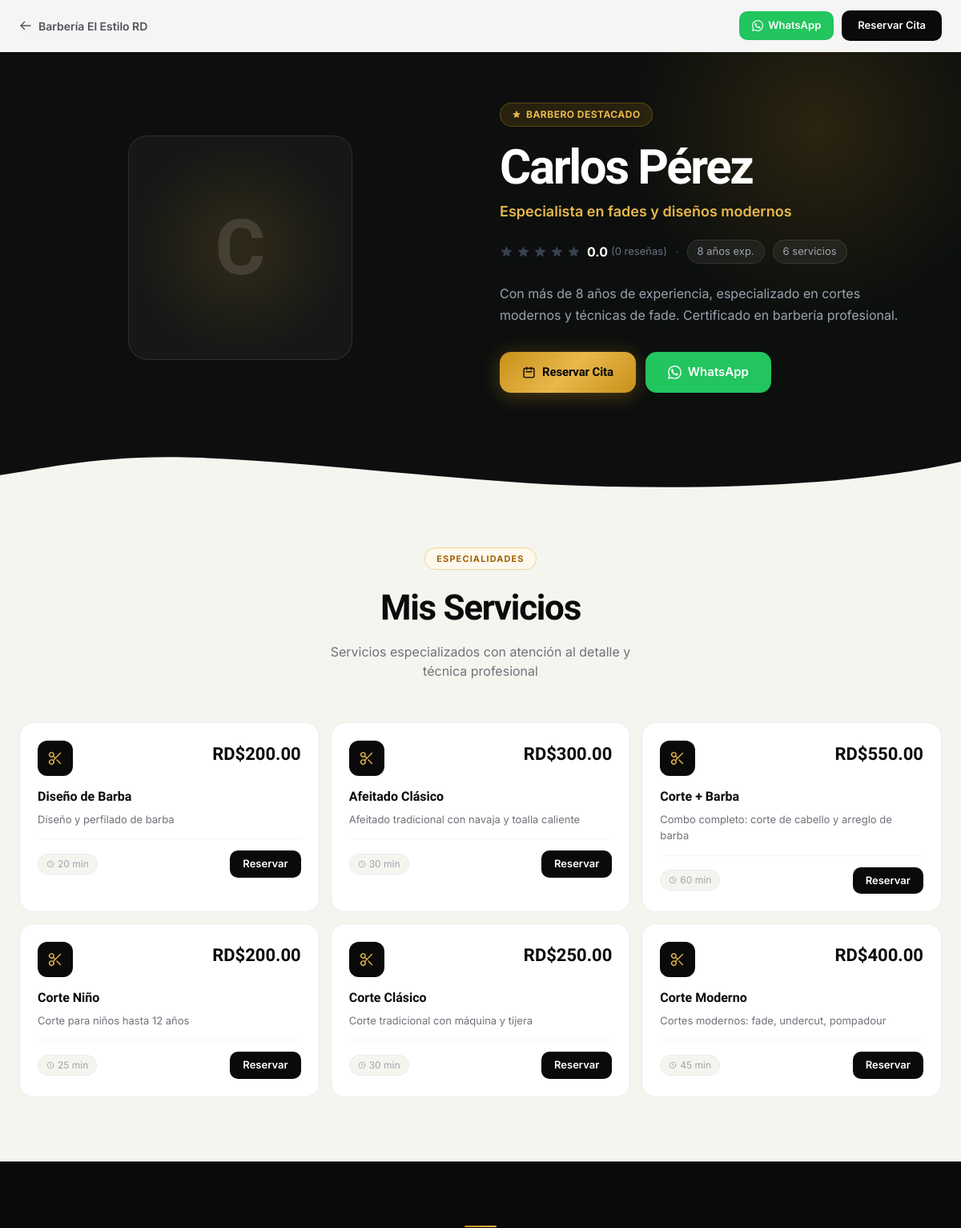
The app's page /public/estilo-rd/carlos-perez (upper part), older data.
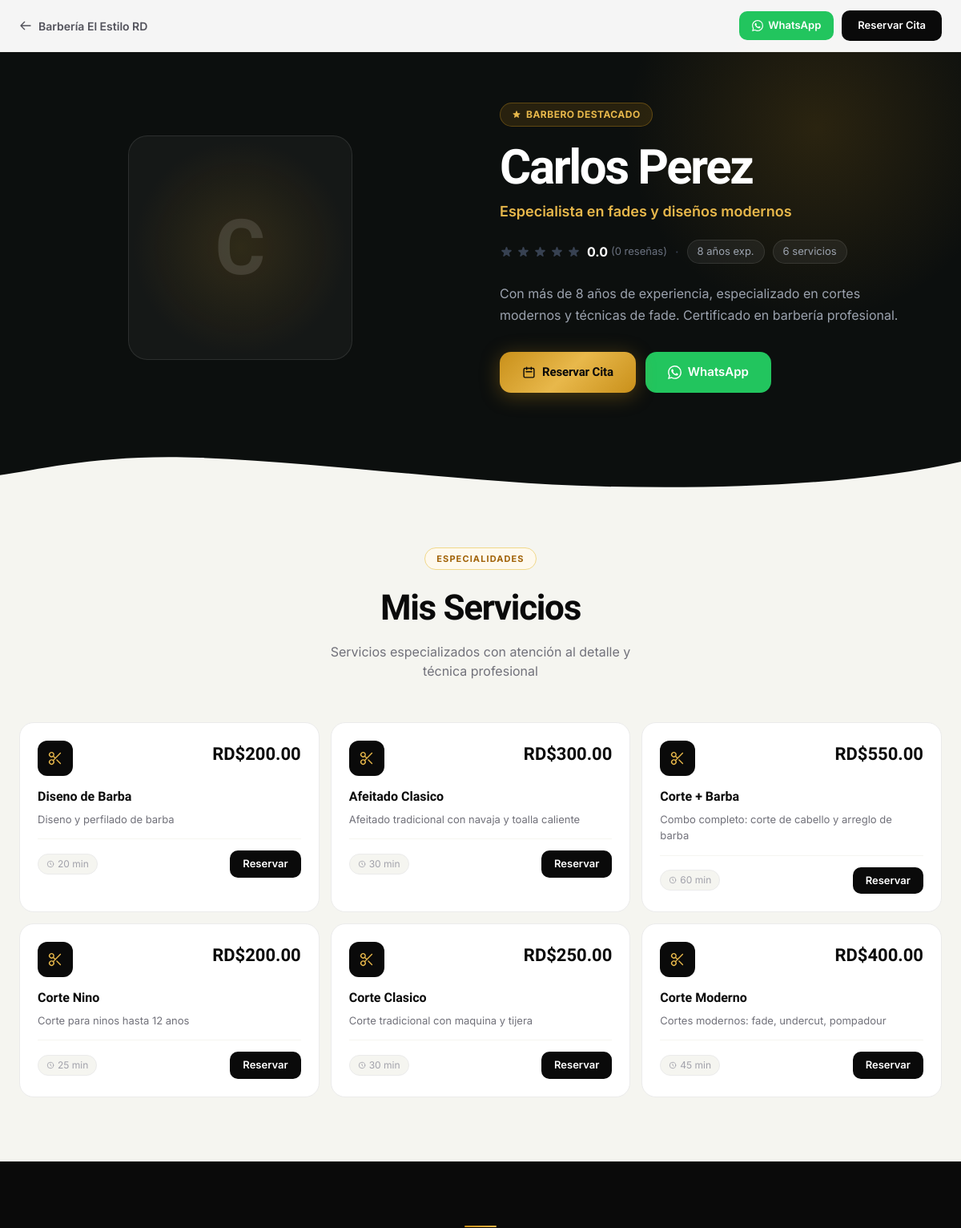
The same page, newer data.
### tables this page shows
CREATE TABLE barbers (
    id INT AUTO_INCREMENT PRIMARY KEY,
    barbershop_id INT NOT NULL,
    user_id INT NOT NULL,
    slug VARCHAR(255) NOT NULL,
    specialty TEXT,
    bio TEXT,
    experience_years INT,
    photo VARCHAR(255),
    commission_rate DECIMAL(5, 2) DEFAULT 50.00,
    rating DECIMAL(3, 2) DEFAULT 5.00,
    total_reviews INT DEFAULT 0,
    is_featured BOOLEAN DEFAULT FALSE,
    status ENUM('active', 'inactive', 'vacation') DEFAULT 'active',
    created_at TIMESTAMP DEFAULT CURRENT_TIMESTAMP,
    updated_at TIMESTAMP DEFAULT CURRENT_TIMESTAMP ON UPDATE CURRENT_TIMESTAMP,
    FOREIGN KEY (barbershop_id) REFERENCES barbershops(id) ON DELETE CASCADE,
    FOREIGN KEY (user_id) REFERENCES users(id) ON DELETE CASCADE,
    UNIQUE KEY unique_barber_shop (barbershop_id, user_id),
    UNIQUE KEY unique_barber_slug (barbershop_id, slug),
    INDEX idx_status (status),
    INDEX idx_rating (rating)
);

CREATE TABLE barbershops (
    id INT AUTO_INCREMENT PRIMARY KEY,
    license_id INT NOT NULL,
    owner_id INT NOT NULL,
    business_name VARCHAR(255) NOT NULL,
    slug VARCHAR(255) UNIQUE NOT NULL,
    description TEXT,
    logo VARCHAR(255),
    cover_image VARCHAR(255),
    phone VARCHAR(20),
    email VARCHAR(255),
    address TEXT,
    city VARCHAR(100),
    province VARCHAR(100),
    country VARCHAR(100) DEFAULT 'República Dominicana',
    latitude DECIMAL(10, 8),
    longitude DECIMAL(11, 8),
    rnc VARCHAR(20),
    website VARCHAR(255),
    facebook VARCHAR(255),
    instagram VARCHAR(255),
    tiktok VARCHAR(255),
    whatsapp VARCHAR(20),
    theme_color VARCHAR(7) DEFAULT '#1e40af',
    allow_online_booking BOOLEAN DEFAULT TRUE,
    advance_booking_days INT DEFAULT 30,
    cancellation_hours INT DEFAULT 24,
    status ENUM('active', 'inactive', 'suspended') DEFAULT 'active',
    created_at TIMESTAMP DEFAULT CURRENT_TIMESTAMP,
    updated_at TIMESTAMP DEFAULT CURRENT_TIMESTAMP ON UPDATE CURRENT_TIMESTAMP,
    FOREIGN KEY (license_id) REFERENCES licenses(id) ON DELETE RESTRICT,
    FOREIGN KEY (owner_id) REFERENCES users(id) ON DELETE RESTRICT,
    INDEX idx_slug (slug),
    INDEX idx_status (status),
    INDEX idx_city (city)
);

CREATE TABLE users (
    id INT AUTO_INCREMENT PRIMARY KEY,
    email VARCHAR(255) UNIQUE NOT NULL,
    password VARCHAR(255) NOT NULL,
    full_name VARCHAR(255) NOT NULL,
    phone VARCHAR(20),
    role ENUM('superadmin', 'owner', 'barber', 'client') NOT NULL,
    status ENUM('active', 'inactive', 'suspended') DEFAULT 'active',
    avatar VARCHAR(255),
    created_at TIMESTAMP DEFAULT CURRENT_TIMESTAMP,
    updated_at TIMESTAMP DEFAULT CURRENT_TIMESTAMP ON UPDATE CURRENT_TIMESTAMP,
    last_login TIMESTAMP NULL,
    INDEX idx_email (email),
    INDEX idx_role (role),
    INDEX idx_status (status)
);

CREATE TABLE services (
    id INT AUTO_INCREMENT PRIMARY KEY,
    barbershop_id INT NOT NULL,
    name VARCHAR(255) NOT NULL,
    description TEXT,
    duration INT NOT NULL COMMENT 'Duración en minutos',
    price DECIMAL(10, 2) NOT NULL,
    image VARCHAR(255),
    category VARCHAR(100),
    is_active BOOLEAN DEFAULT TRUE,
    display_order INT DEFAULT 0,
    created_at TIMESTAMP DEFAULT CURRENT_TIMESTAMP,
    updated_at TIMESTAMP DEFAULT CURRENT_TIMESTAMP ON UPDATE CURRENT_TIMESTAMP,
    FOREIGN KEY (barbershop_id) REFERENCES barbershops(id) ON DELETE CASCADE,
    INDEX idx_barbershop (barbershop_id),
    INDEX idx_active (is_active)
);

### core/Helpers.php (called while the page is built, shortened)
<?php
function input($key, $default = null) {
    if (isset($_GET[$key])) {
        return sanitize($_GET[$key]);
    }
    return $default;
}
function sanitize($data) {
    return htmlspecialchars(trim($data), ENT_QUOTES, 'UTF-8');
}
function e($string) {
    return htmlspecialchars($string, ENT_QUOTES, 'UTF-8');
}
function formatPrice($amount) {
    return 'RD$' . number_format($amount, 2, '.', ',');
}

### core/Database.php (called while the page is built, shortened)
<?php
class Database {
    private static $instance = null;
    private $connection;
    private function __construct() {
        try {
            $dsn = "mysql:host=" . DB_HOST . ";dbname=" . DB_NAME . ";charset=" . DB_CHARSET;
            $options = [
                PDO::ATTR_ERRMODE => PDO::ERRMODE_EXCEPTION,
                PDO::ATTR_DEFAULT_FETCH_MODE => PDO::FETCH_ASSOC,
                PDO::ATTR_EMULATE_PREPARES => false,
            ];
            $this->connection = new PDO($dsn, DB_USER, DB_PASS, $options);
        } catch (PDOException $e) {
            if (ENVIRONMENT === 'development') {
                die("Error de conexión: " . $e->getMessage());
            } else {
                die("Error de conexión a la base de datos");
            }
        }
    }
    public static function getInstance() {
        if (self::$instance === null) {
            self::$instance = new self();
        }
        return self::$instance;
    }
    public function query($sql, $params = []) {
        try {
            $stmt = $this->connection->prepare($sql);
            $stmt->execute($params);
            return $stmt;
        } catch (PDOException $e) {
            error_log("Database Query Error: " . $e->getMessage());
            throw $e;
        }
    }
    public function fetch($sql, $params = []) {
        return $this->query($sql, $params)->fetch();
    }
    public function fetchAll($sql, $params = []) {
        return $this->query($sql, $params)->fetchAll();
    }
}

### public/barber.php (the view, shortened to what the rows shown need)
<?php
require_once __DIR__ . '/../config/config.php';
require_once BASE_PATH . '/core/Database.php';
require_once BASE_PATH . '/core/Helpers.php';
$db = Database::getInstance();
$shopSlug  = input('shop');
$barberSlug = input('barber');
$barber = $db->fetch("
    SELECT b.*, bb.business_name, bb.slug as barbershop_slug, bb.theme_color, bb.logo,
           bb.phone as barbershop_phone, u.full_name, u.phone as barber_phone, u.email,
           COALESCE(AVG(r.rating), 0) as avg_rating, COUNT(DISTINCT r.id) as total_reviews
    FROM barbers b
    JOIN barbershops bb ON b.barbershop_id = bb.id
    JOIN users u ON b.user_id = u.id
    LEFT JOIN reviews r ON b.id = r.barber_id AND r.is_visible = TRUE
    WHERE b.slug = ? AND bb.slug = ? AND b.status = 'active'
    GROUP BY b.id
", [$barberSlug, $shopSlug]);
$services = $db->fetchAll("
    SELECT DISTINCT s.* FROM services s JOIN barber_services bs ON s.id = bs.service_id
    WHERE bs.barber_id = ? AND s.is_active = TRUE ORDER BY s.category, s.price
", [$barber['id']]);
$barberPhoto = !empty($barber['photo']) ? imageUrl($barber['photo']) : null;
?>
<!DOCTYPE html>
<html lang="es">
<head>
    <script src="https://cdn.tailwindcss.com"></script>
</head>
<body x-data="barberApp()">
<nav style="position:fixed;top:0;left:0;right:0;z-index:100;background:rgba(255,255,255,.96);backdrop-filter:blur(12px);border-bottom:1px solid #f0f0ec;">
    <div style="max-width:1200px;margin:0 auto;padding:0 24px;display:flex;align-items:center;justify-content:space-between;height:64px;">
        <a href="<?php echo BASE_URL; ?>/public/<?php echo $shopSlug; ?>"
           style="display:inline-flex;align-items:center;gap:8px;color:#52525b;text-decoration:none;font-size:.875rem;font-weight:600;transition:color .18s;"
           onmouseover="this.style.color='#0a0a0a'" onmouseout="this.style.color='#52525b'">
            <svg width="16" height="16" fill="none" stroke="currentColor" stroke-width="2" viewBox="0 0 24 24"><path stroke-linecap="round" stroke-linejoin="round" d="M10 19l-7-7m0 0l7-7m-7 7h18"/></svg>
            <span><?php echo e($barber['business_name']); ?></span>
        </a>
    </div>
</nav>
<section style="padding-top:64px;background:#0c0f0e;color:#fff;overflow:hidden;position:relative;">
    <div style="max-width:1200px;margin:0 auto;padding:64px 24px 72px;position:relative;z-index:1;">
        <div class="hero-grid" style="display:grid;grid-template-columns:1fr;gap:48px;align-items:center;">
            <div class="fade-up" style="order:2;">
                <?php if ($barber['is_featured']): ?>
                <div style="display:inline-flex;align-items:center;gap:6px;padding:5px 14px;border-radius:999px;background:rgba(201,144,26,.15);border:1px solid rgba(201,144,26,.35);margin-bottom:20px;">
                    <span style="font-size:.75rem;font-weight:700;color:#e8b84b;letter-spacing:.04em;">BARBERO DESTACADO</span>
                </div>
                <?php endif; ?>
                <h1 style="font-size:clamp(2.25rem,5.5vw,3.75rem);font-weight:900;line-height:1.04;letter-spacing:-.04em;margin:0 0 10px;color:#fff;">
                    <?php echo e($barber['full_name']); ?>
                </h1>
                <?php if ($barber['specialty']): ?>
                <p style="font-size:1.125rem;font-weight:600;color:#e8b84b;margin:0 0 22px;"><?php echo e($barber['specialty']); ?></p>
                <?php endif; ?>
                <div style="display:flex;flex-wrap:wrap;align-items:center;gap:10px;margin-bottom:24px;">
                    <div style="display:flex;align-items:center;gap:4px;">
                        <?php for ($i = 1; $i <= 5; $i++): ?>
                        <svg width="17" height="17" viewBox="0 0 20 20" fill="<?php echo $i <= round($barber['avg_rating']) ? '#f59e0b' : '#374151'; ?>">
                            <path d="M9.049 2.927c.3-.921 1.603-.921 1.902 0l1.07 3.292a1 1 0 00.95.69h3.462c.969 0 1.371 1.24.588 1.81l-2.8 2.034a1 1 0 00-.364 1.118l1.07 3.292c.3.921-.755 1.688-1.54 1.118l-2.8-2.034a1 1 0 00-1.175 0l-2.8 2.034c-.784.57-1.838-.197-1.539-1.118l1.07-3.292a1 1 0 00-.364-1.118L2.98 8.72c-.783-.57-.38-1.81.588-1.81h3.461a1 1 0 00.951-.69l1.07-3.292z"/>
                        </svg>
                        <?php endfor; ?>
                        <span style="color:#fff;font-weight:700;margin-left:4px;"><?php echo number_format($barber['avg_rating'], 1); ?></span>
                        <span style="color:#6b7280;font-size:.8125rem;">(<?php echo $barber['total_reviews']; ?> reseñas)</span>
                    </div>
                    <span style="color:#374151;">·</span>
                    <span style="font-size:.8125rem;color:#9ca3af;background:rgba(255,255,255,.06);border:1px solid rgba(255,255,255,.1);padding:4px 12px;border-radius:999px;">
                        <?php echo $barber['experience_years']; ?> años exp.
                    </span>
                    <span style="font-size:.8125rem;color:#9ca3af;background:rgba(255,255,255,.06);border:1px solid rgba(255,255,255,.1);padding:4px 12px;border-radius:999px;">
                        <?php echo count($services); ?> servicios
                    </span>
                </div>
                <?php if ($barber['bio']): ?>
                <p style="font-size:1rem;color:#9ca3af;line-height:1.7;margin:0 0 32px;max-width:500px;"><?php echo nl2br(e($barber['bio'])); ?></p>
                <?php else: ?>
                <div style="margin-bottom:32px;"></div>
                <?php endif; ?>
                <div style="display:flex;flex-wrap:wrap;gap:12px;">
                    <button @click="openModal()"
                            class="btn-gold"
                            style="display:inline-flex;align-items:center;gap:8px;padding:14px 28px;border-radius:14px;font-family:'Sora',sans-serif;font-size:.9375rem;letter-spacing:-.01em;">
                    </button>
                    <?php if ($barber['barber_phone']): ?>
                    <a href="https://wa.me/1<?php echo preg_replace('/[^0-9]/', '', $barber['barber_phone']); ?>?text=Hola%20<?php echo urlencode($barber['full_name']); ?>,%20quiero%20agendar%20una%20cita"
                       target="_blank"
                       style="display:inline-flex;align-items:center;gap:8px;padding:14px 28px;background:#22c55e;color:#fff;border-radius:14px;font-weight:600;font-size:.9375rem;text-decoration:none;transition:background .18s;"
                       onmouseover="this.style.background='#16a34a'" onmouseout="this.style.background='#22c55e'">
                    </a>
                    <?php endif; ?>
                </div>
            </div>
            <div class="fade-up2" style="display:flex;justify-content:center;order:1;">
                <?php if ($barberPhoto): ?>
                <div style="position:relative;max-width:380px;width:100%;">
                    <div style="position:absolute;inset:-20px;background:radial-gradient(circle,rgba(201,144,26,.18) 0%,transparent 70%);border-radius:9999px;"></div>
                    <div style="position:relative;border-radius:24px;overflow:hidden;aspect-ratio:3/4;box-shadow:0 32px 80px rgba(0,0,0,.55);">
                        <img src="<?php echo $barberPhoto; ?>"
                             style="width:100%;height:100%;object-fit:cover;object-position:center top;display:block;"
                             alt="<?php echo e($barber['full_name']); ?>">
                        <div style="position:absolute;inset:0;background:linear-gradient(to top,rgba(0,0,0,.5) 0%,transparent 55%);"></div>
                    </div>
                </div>
                <?php else: ?>
                <div style="position:relative;width:280px;height:280px;">
                    <div style="position:absolute;inset:0;background:radial-gradient(circle,rgba(201,144,26,.15),transparent 70%);border-radius:50%;"></div>
                    <div style="position:relative;width:100%;height:100%;border-radius:24px;background:rgba(255,255,255,.04);border:1px solid rgba(255,255,255,.1);display:flex;align-items:center;justify-content:center;">
                        <span style="font-family:'Sora',sans-serif;font-size:6rem;font-weight:900;color:rgba(255,255,255,.12);line-height:1;">
                            <?php echo strtoupper(substr($barber['full_name'], 0, 1)); ?>
                        </span>
                    </div>
                </div>
                <?php endif; ?>
            </div>
        </div>
    </div>
</section>
<?php if (!empty($services)): ?>
<section style="background:#f5f5f0;padding:72px 24px 80px;">
    <div style="max-width:1200px;margin:0 auto;">
        <div style="text-align:center;margin-bottom:52px;">
            <h2 style="font-size:clamp(1.75rem,4vw,2.75rem);font-weight:900;color:#0a0a0a;letter-spacing:-.03em;margin:0 0 10px;">Mis Servicios</h2>
        </div>
        <div class="svc-grid" style="display:grid;grid-template-columns:repeat(auto-fill,minmax(260px,1fr));gap:14px;">
            <?php foreach ($services as $service): ?>
            <div class="card" style="background:#fff;border:1.5px solid #ebebeb;border-radius:18px;padding:22px;">
                <div style="display:flex;align-items:flex-start;justify-content:space-between;margin-bottom:14px;">
                    <div style="width:44px;height:44px;background:#0a0a0a;border-radius:12px;display:flex;align-items:center;justify-content:center;flex-shrink:0;">
                    </div>
                    <span style="font-family:'Sora',sans-serif;font-size:1.375rem;font-weight:900;color:#0a0a0a;"><?php echo formatPrice($service['price']); ?></span>
                </div>
                <h3 style="font-family:'Sora',sans-serif;font-size:1rem;font-weight:700;color:#0a0a0a;margin:0 0 6px;"><?php echo e($service['name']); ?></h3>
                <?php if ($service['description']): ?>
                <p style="font-size:.8125rem;color:#71717a;line-height:1.55;margin:0 0 14px;"><?php echo e($service['description']); ?></p>
                <?php endif; ?>
                <div style="display:flex;align-items:center;justify-content:space-between;padding-top:14px;border-top:1px solid #f5f5f0;">
                    <span style="display:inline-flex;align-items:center;gap:4px;font-size:.75rem;color:#a1a1aa;background:#f5f5f0;border:1px solid #ebebeb;padding:3px 10px;border-radius:999px;">
                        <svg width="10" height="10" fill="none" stroke="currentColor" stroke-width="2" viewBox="0 0 24 24"><path stroke-linecap="round" stroke-linejoin="round" d="M12 8v4l3 3m6-3a9 9 0 11-18 0 9 9 0 0118 0z"/></svg>
                        <?php echo $service['duration']; ?> min
                    </span>
                    <button @click="openModal()"
                            style="padding:7px 16px;background:#0a0a0a;color:#fff;border:none;border-radius:10px;font-size:.8125rem;font-weight:600;cursor:pointer;font-family:inherit;"
                            onmouseover="this.style.background='#1f1f1f'" onmouseout="this.style.background='#0a0a0a'">
                        Reservar
                    </button>
                </div>
            </div>
            <?php endforeach; ?>
        </div>
    </div>
</section>
<?php endif; ?>
</body>
</html>

Row changes from the older to the newer data that the page shows:
changed through a linked row, barbers "Especialista en fades y diseños modernos": user.full_name "Carlos Pérez" → "Carlos Perez"
changed services: name "Diseño de Barba" → "Diseno de Barba"; description "Diseño y perfilado de barba" → "Diseno y perfilado de barba"
changed services "RD$300.00": name "Afeitado Clásico" → "Afeitado Clasico"
changed services: name "Corte Niño" → "Corte Nino"; description "Corte para niños hasta 12 años" → "Corte para ninos hasta 12 anos"
changed services "RD$250.00": name "Corte Clásico" → "Corte Clasico"; description "Corte tradicional con máquina y tijera" → "Corte tradicional con maquina y tijera"
